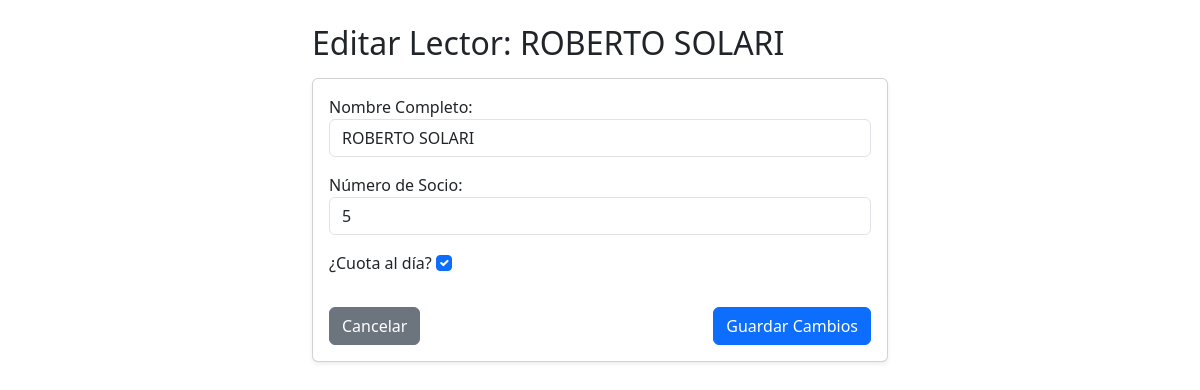
The page /editar/4/ on the database its author committed.
### Clientes/models.py (models this page shows, shortened)
class Lector(models.Model):
    nombre_completo = models.CharField(max_length=100)
    numero_socio = models.IntegerField(unique=True)
    fecha_registro = models.DateTimeField(auto_now_add=True)
    cuota_al_dia = models.BooleanField(default=True)

### Clientes/views.py (the view)
# urls.py: path('editar/<int:pk>/', views.editar_lector, name='editar_lector'),
def editar_lector(request, pk):
    lector = get_object_or_404(Lector, pk=pk)
    if request.method == 'POST':
        form = LectorForm(request.POST, instance=lector)
        if form.is_valid():
            form.save()
            return redirect('listar_lectores')
    else:
        form = LectorForm(instance=lector)
    return render(request, 'clientes/editar_lector.html', {
        'form': form,
        'lector': lector
    })

### Clientes/forms.py
class LectorForm(forms.ModelForm):
    class Meta:
        model = Lector
        fields = ['nombre_completo', 'numero_socio', 'cuota_al_dia']
        labels = {
            'nombre_completo': 'Nombre Completo',
            'numero_socio': 'Número de Socio',
            'cuota_al_dia': '¿Cuota al día?',
        }
        widgets = {
            'nombre_completo': forms.TextInput(attrs={'class': 'form-control', 'placeholder': 'Ej: Maria Lopez'}),
            'numero_socio': forms.NumberInput(attrs={'class': 'form-control', 'placeholder': 'Ej: 1001'}),
            'cuota_al_dia': forms.CheckboxInput(attrs={'class': 'form-check-input'}),
        }

### Clientes/templates/clientes/editar_lector.html (shortened to what this page needs)
<!DOCTYPE html>
<html lang="es">
<head>
    <link href="https://cdn.jsdelivr.net/npm/bootstrap@5.3.0/dist/css/bootstrap.min.css" rel="stylesheet">
</head>
<body class="container py-4" style="max-width: 600px;">
    <h2>Editar Lector: {{ lector.nombre_completo }}</h2>
    <form method="POST" class="card card-body shadow-sm mt-3">
        {{ form.as_p }}
        <div class="d-flex justify-content-between mt-3">
            <a href="{% url 'listar_lectores' %}" class="btn btn-secondary">Cancelar</a>
            <button type="submit" class="btn btn-primary">Guardar Cambios</button>
        </div>
    </form>
</body>
</html>

### rows shown on the page
Lector: nombre_completo "ROBERTO SOLARI", numero_socio "5", cuota_al_dia "☑"
